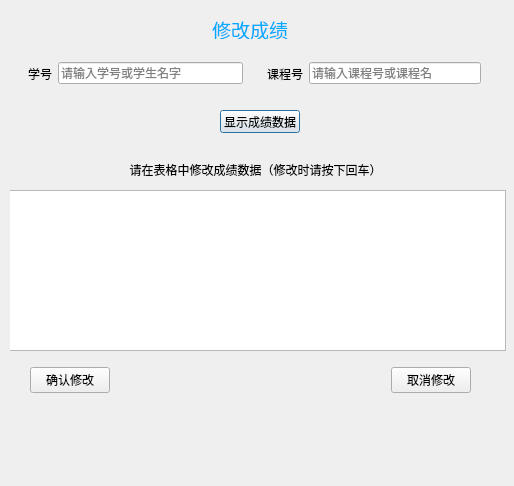
<?xml version="1.0" encoding="UTF-8"?>
<ui version="4.0">
 <class>page_modify</class>
 <widget class="QDialog" name="page_modify">
  <property name="geometry">
   <rect>
    <x>0</x>
    <y>0</y>
    <width>514</width>
    <height>486</height>
   </rect>
  </property>
  <property name="windowTitle">
   <string>Dialog</string>
  </property>
  <widget class="QWidget" name="widget_4" native="true">
   <property name="geometry">
    <rect>
     <x>10</x>
     <y>10</y>
     <width>501</width>
     <height>461</height>
    </rect>
   </property>
   <widget class="QWidget" name="widget_3" native="true">
    <property name="geometry">
     <rect>
      <x>9</x>
      <y>34</y>
      <width>471</width>
      <height>59</height>
     </rect>
    </property>
    <layout class="QHBoxLayout" name="horizontalLayout_3">
     <item>
      <widget class="QWidget" name="widget" native="true">
       <layout class="QHBoxLayout" name="horizontalLayout">
        <item>
         <widget class="QLabel" name="label">
          <property name="text">
           <string>学号</string>
          </property>
         </widget>
        </item>
        <item>
         <widget class="QLineEdit" name="stu_text">
          <property name="text">
           <string/>
          </property>
          <property name="placeholderText">
           <string>请输入学号或学生名字</string>
          </property>
         </widget>
        </item>
       </layout>
      </widget>
     </item>
     <item>
      <widget class="QWidget" name="widget_2" native="true">
       <layout class="QHBoxLayout" name="horizontalLayout_2">
        <item>
         <widget class="QLabel" name="label_2">
          <property name="text">
           <string>课程号</string>
          </property>
         </widget>
        </item>
        <item>
         <widget class="QLineEdit" name="cou_text">
          <property name="text">
           <string/>
          </property>
          <property name="placeholderText">
           <string>请输入课程号或课程名</string>
          </property>
         </widget>
        </item>
       </layout>
      </widget>
     </item>
    </layout>
   </widget>
   <widget class="QLabel" name="label_3">
    <property name="geometry">
     <rect>
      <x>200</x>
      <y>10</y>
      <width>80</width>
      <height>19</height>
     </rect>
    </property>
    <property name="font">
     <font>
      <family>楷体</family>
      <pointsize>14</pointsize>
      <italic>false</italic>
      <bold>false</bold>
     </font>
    </property>
    <property name="autoFillBackground">
     <bool>false</bool>
    </property>
    <property name="styleSheet">
     <string notr="true">font: 14pt &quot;楷体&quot;;
color: rgb(0, 170, 255);</string>
    </property>
    <property name="text">
     <string>修改成绩</string>
    </property>
    <property name="alignment">
     <set>Qt::AlignmentFlag::AlignCenter</set>
    </property>
   </widget>
   <widget class="QPushButton" name="show_button">
    <property name="geometry">
     <rect>
      <x>210</x>
      <y>100</y>
      <width>80</width>
      <height>23</height>
     </rect>
    </property>
    <property name="text">
     <string>显示成绩数据</string>
    </property>
   </widget>
   <widget class="QLabel" name="label_4">
    <property name="geometry">
     <rect>
      <x>10</x>
      <y>150</y>
      <width>471</width>
      <height>20</height>
     </rect>
    </property>
    <property name="styleSheet">
     <string notr="true">font: 14pt &quot;华文楷体&quot;;
color: rgb(0, 0, 0);</string>
    </property>
    <property name="text">
     <string>请在表格中修改成绩数据（修改时请按下回车）</string>
    </property>
    <property name="alignment">
     <set>Qt::AlignmentFlag::AlignCenter</set>
    </property>
   </widget>
   <widget class="QWidget" name="widget_5" native="true">
    <property name="geometry">
     <rect>
      <x>20</x>
      <y>350</y>
      <width>441</width>
      <height>41</height>
     </rect>
    </property>
    <layout class="QHBoxLayout" name="horizontalLayout_4">
     <item>
      <widget class="QPushButton" name="pushButton_2">
       <property name="text">
        <string>确认修改</string>
       </property>
      </widget>
     </item>
     <item>
      <spacer name="horizontalSpacer">
       <property name="orientation">
        <enum>Qt::Orientation::Horizontal</enum>
       </property>
       <property name="sizeHint" stdset="0">
        <size>
         <width>40</width>
         <height>20</height>
        </size>
       </property>
      </spacer>
     </item>
     <item>
      <widget class="QPushButton" name="pushButton_3">
       <property name="text">
        <string>取消修改</string>
       </property>
      </widget>
     </item>
    </layout>
   </widget>
   <widget class="QTableWidget" name="modi_tab">
    <property name="geometry">
     <rect>
      <x>-5</x>
      <y>180</y>
      <width>501</width>
      <height>161</height>
     </rect>
    </property>
   </widget>
  </widget>
 </widget>
 <resources/>
 <connections/>
</ui>
